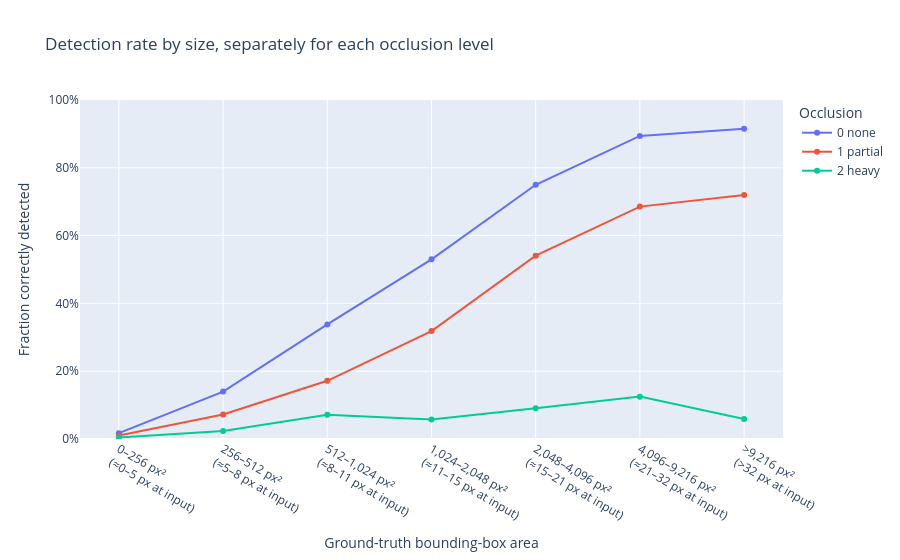

Notebook code for this chart:
### Markdown cell above
## 9. Occlusion: does it explain errors beyond size?

VisDrone annotates the occlusion of each object: **0 = none**, **1 = partial (1–50 %)**, **2 = heavy (50–100 %)**. Occluded objects also tend to look smaller, because part of the object is hidden. So we compare occlusion levels **within each size bin**: if the lines stay apart, occlusion matters independently of size.

We then go back to the similar-size counterexamples from Section 7 and ask whether the *missed* object of each pair is more often occluded than its *detected* partner.

### Code cell
OCCLUSION_NAMES = {0: "0 none", 1: "1 partial", 2: "2 heavy"}
occ = objects.dropna(subset=["occlusion"]).copy()
occ["occlusion_level"] = occ["occlusion"].astype(int).map(OCCLUSION_NAMES)

display(occ.groupby("occlusion_level")["detected"].agg(n_objects="size", detection_rate="mean").round(3))

occ_curve = (occ.groupby(["occlusion_level", "size_bin"], observed=False)["detected"]
             .agg(detection_rate="mean", n_objects="size").reset_index())
occ_curve.loc[occ_curve["n_objects"] < MIN_BIN_COUNT, "detection_rate"] = np.nan
fig = px.line(occ_curve, x="size_bin", y="detection_rate", color="occlusion_level", markers=True,
              hover_data=["n_objects"], category_orders={"size_bin": labels},
              title="Detection rate by size, separately for each occlusion level",
              labels={"size_bin": "Ground-truth bounding-box area", "detection_rate": "Fraction correctly detected",
                      "occlusion_level": "Occlusion"})
fig.update_yaxes(range=[0, 1], tickformat=".0%")
fig.show()

# Counterexample pairs: occlusion of the missed object vs its similar-size detected partner
if not counterexamples.empty and objects["occlusion"].notna().any():
    occ_by_id = objects.set_index("object_id")["occlusion"]
    pair_occ = counterexamples.assign(missed_occ=counterexamples["missed_id"].map(occ_by_id),
                                      detected_occ=counterexamples["detected_id"].map(occ_by_id))
    print(f"Counterexample pairs: {len(pair_occ)}")
    print("Missed object MORE occluded than its detected partner:", int((pair_occ.missed_occ > pair_occ.detected_occ).sum()))
    print("Missed object LESS occluded:", int((pair_occ.missed_occ < pair_occ.detected_occ).sum()))
    print("Same occlusion level:", int((pair_occ.missed_occ == pair_occ.detected_occ).sum()))

### Figure 1 — Plotly figure (JSON) as saved in the notebook; plotly's stock layout.template omitted (floating-point values rounded to 4 significant figures)
{"data": [{"customdata": [[4677], [2795], [2721], [2208], [1348], [990], [662]], "hovertemplate": "Occlusion=0 none<br>Ground-truth bounding-box area=%{x}<br>Fraction correctly detected=%{y}<br>n_objects=%{customdata[0]}<extra></extra>", "legendgroup": "0 none", "line": {"color": "#636efa", "dash": "solid"}, "marker": {"symbol": "circle"}, "mode": "lines+markers", "name": "0 none", "orientation": "v", "showlegend": true, "type": "scatter", "x": ["0–256 px²<br>(≈0–5 px at input)", "256–512 px²<br>(≈5–8 px at input)", "512–1,024 px²<br>(≈8–11 px at input)", "1,024–2,048 px²<br>(≈11–15 px at input)", "2,048–4,096 px²<br>(≈15–21 px at input)", "4,096–9,216 px²<br>(≈21–32 px at input)", ">9,216 px²<br>(>32 px at input)"], "xaxis": "x", "y": [0.01732, 0.1399, 0.3381, 0.5299, 0.75, 0.8939, 0.9154], "yaxis": "y"}, {"customdata": [[5775], [3435], [3263], [2330], [1224], [709], [239]], "hovertemplate": "Occlusion=1 partial<br>Ground-truth bounding-box area=%{x}<br>Fraction correctly detected=%{y}<br>n_objects=%{customdata[0]}<extra></extra>", "legendgroup": "1 partial", "line": {"color": "#EF553B", "dash": "solid"}, "marker": {"symbol": "circle"}, "mode": "lines+markers", "name": "1 partial", "orientation": "v", "showlegend": true, "type": "scatter", "x": ["0–256 px²<br>(≈0–5 px at input)", "256–512 px²<br>(≈5–8 px at input)", "512–1,024 px²<br>(≈8–11 px at input)", "1,024–2,048 px²<br>(≈11–15 px at input)", "2,048–4,096 px²<br>(≈15–21 px at input)", "4,096–9,216 px²<br>(≈21–32 px at input)", ">9,216 px²<br>(>32 px at input)"], "xaxis": "x", "y": [0.01056, 0.0722, 0.1716, 0.3185, 0.5408, 0.6855, 0.7197], "yaxis": "y"}, {"customdata": [[915], [598], [546], [417], [209], [112], [34]], "hovertemplate": "Occlusion=2 heavy<br>Ground-truth bounding-box area=%{x}<br>Fraction correctly detected=%{y}<br>n_objects=%{customdata[0]}<extra></extra>", "legendgroup": "2 heavy", "line": {"color": "#00cc96", "dash": "solid"}, "marker": {"symbol": "circle"}, "mode": "lines+markers", "name": "2 heavy", "orientation": "v", "showlegend": true, "type": "scatter", "x": ["0–256 px²<br>(≈0–5 px at input)", "256–512 px²<br>(≈5–8 px at input)", "512–1,024 px²<br>(≈8–11 px at input)", "1,024–2,048 px²<br>(≈11–15 px at input)", "2,048–4,096 px²<br>(≈15–21 px at input)", "4,096–9,216 px²<br>(≈21–32 px at input)", ">9,216 px²<br>(>32 px at input)"], "xaxis": "x", "y": [0.004372, 0.02341, 0.07143, 0.05755, 0.09091, 0.125, 0.05882], "yaxis": "y"}], "layout": {"legend": {"title": {"text": "Occlusion"}, "tracegroupgap": 0}, "title": {"text": "Detection rate by size, separately for each occlusion level"}, "xaxis": {"anchor": "y", "categoryarray": ["0–256 px²<br>(≈0–5 px at input)", "256–512 px²<br>(≈5–8 px at input)", "512–1,024 px²<br>(≈8–11 px at input)", "1,024–2,048 px²<br>(≈11–15 px at input)", "2,048–4,096 px²<br>(≈15–21 px at input)", "4,096–9,216 px²<br>(≈21–32 px at input)", ">9,216 px²<br>(>32 px at input)"], "categoryorder": "array", "domain": [0, 1], "title": {"text": "Ground-truth bounding-box area"}}, "yaxis": {"anchor": "x", "domain": [0, 1], "range": [0, 1], "tickformat": ".0%", "title": {"text": "Fraction correctly detected"}}}}
